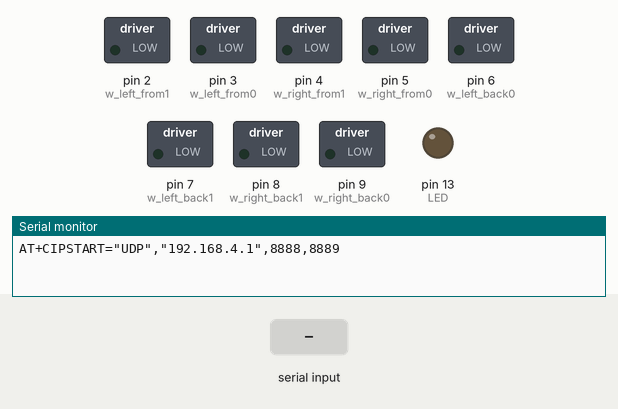
Simulated run of this sketch. Board: Arduino Uno, built with avr-gcc and run on an emulated ATmega328P. On the bench: switched loads named in the sketch (green lamp = pin HIGH), output pins drawn as LEDs (lit = HIGH), the last lines printed to the serial monitor. The inputs (shaded band) are chosen by the test bench.

Above: at 2.2 s.
2.3 s: "left\n" received over Serial
At 3.5 s:
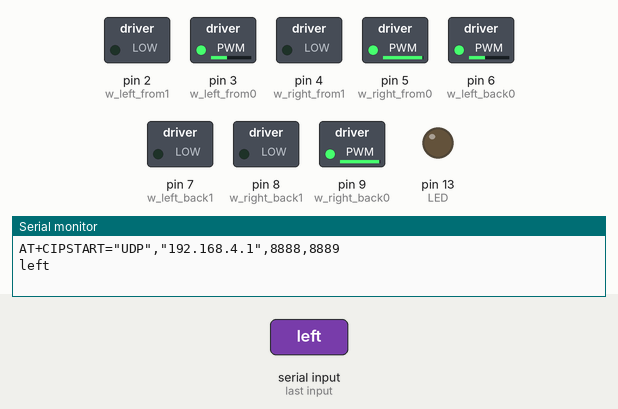
3.8 s: "right\n" received over Serial
At 4.6 s:
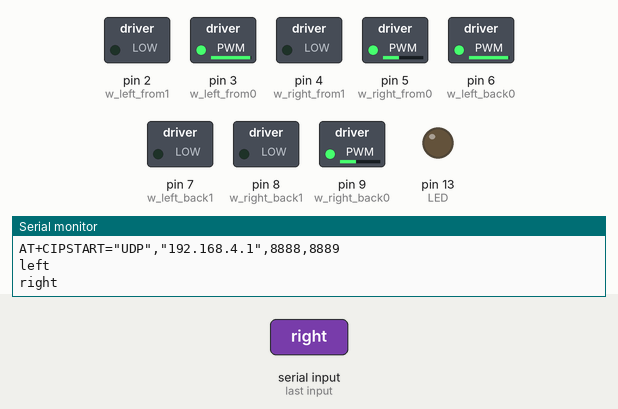
5.3 s: "from\n" received over Serial
At 5.7 s:
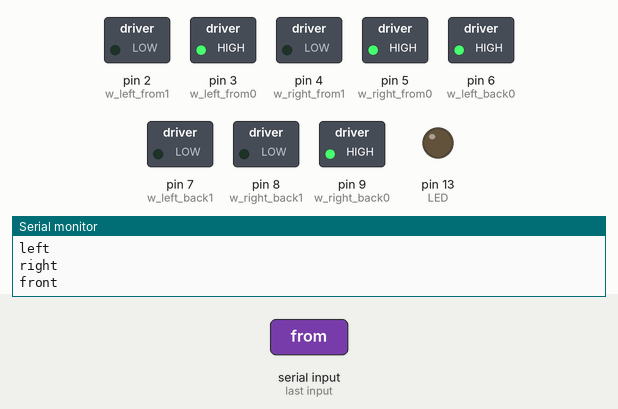
6.8 s: "back\n" received over Serial
At 8.0 s:
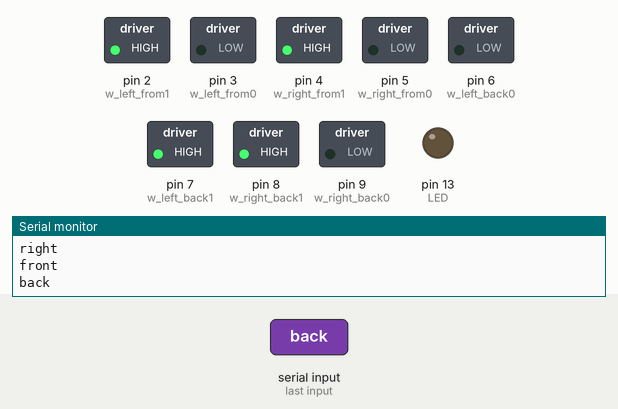
8.3 s: "on\n" received over Serial
At 9.2 s:
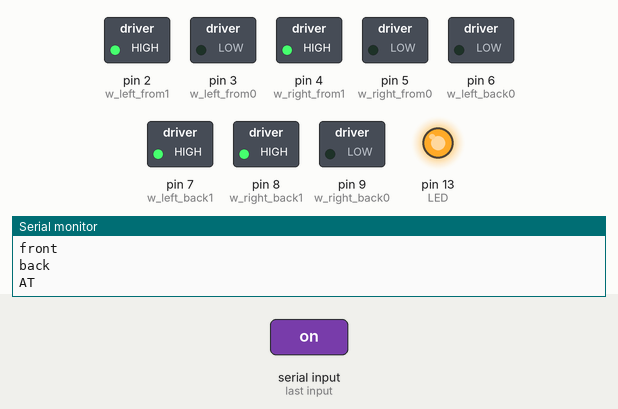
9.8 s: "stop\n" received over Serial
At 10.4 s:
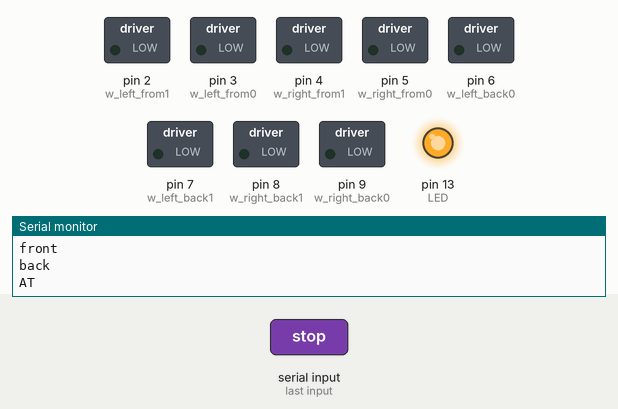
Timing chart, 0 to 12.3 s (numbered marks = the images above; inputs shaded):
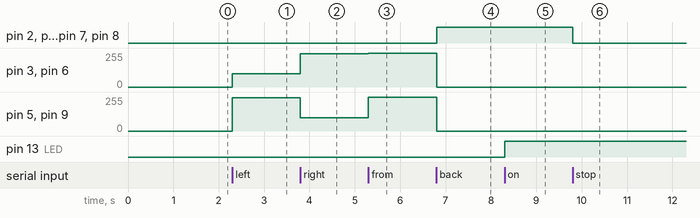

Measured:
- after the input at 2.3 s, pin 3 (w_left_from0), pin 6 (w_left_back0): 0/255 → 100/255 at once; pin 5 (w_right_from0), pin 9 (w_right_back0): 0/255 → 250/255 at once
- after the input at 3.8 s, pin 3 (w_left_from0), pin 6 (w_left_back0): 100/255 → 250/255 at once; pin 5 (w_right_from0), pin 9 (w_right_back0): 250/255 → 100/255 at once
- after the input at 5.3 s, pin 3 (w_left_from0), pin 6 (w_left_back0): 250/255 → 255/255 at once; pin 5 (w_right_from0), pin 9 (w_right_back0): 100/255 → 255/255 at once
- after the input at 6.8 s, pin 2 (w_left_from1), pin 4 (w_right_from1), pin 7 (w_left_back1), pin 8 (w_right_back1): LOW → HIGH at once; pin 3 (w_left_from0), pin 5 (w_right_from0), pin 6 (w_left_back0), pin 9 (w_right_back0): 255/255 → 0/255 at once
- after the input at 8.3 s, pin 13 (LED): LOW → HIGH at once
- after the input at 9.8 s, pin 2 (w_left_from1), pin 4 (w_right_from1), pin 7 (w_left_back1), pin 8 (w_right_back1): HIGH → LOW at once

The sketch:

SmartArduinoCar.ino
```cpp
#include <SoftwareSerial.h>

//SoftwareSerial esp(13, 12); //Rx, Tx

#define DEFAULT_SPEED 150
#define MAX_SPEED     250
#define MIN_SPEED     100
#define STOP_SPEED    0

int LED = 13;
int speed = DEFAULT_SPEED; //记录当前速度
int is_turn = 0; //记录是否转向
int is_back = 0; //记录是否向后
//轮子
int  w_left_from0  = 3;  //pwm
int  w_left_from1  = 2;
int w_right_from0  = 5;  //pwm
int w_right_from1  = 4;
int  w_left_back0  = 6;  //pwm
int  w_left_back1  = 7;
int w_right_back0  = 9;  //pwm
int w_right_back1  = 8;

void setup() {
  // put your setup code here, to run once:
  pinMode(LED, OUTPUT);
  setup_WIFI();
  setup_wheel();
  delay(1000);
}

//初始化轮子
void setup_wheel() {
  pinMode(w_left_from0, OUTPUT);
  pinMode(w_left_from1, OUTPUT);

  pinMode(w_right_from0, OUTPUT);
  pinMode(w_right_from1, OUTPUT);

  pinMode(w_left_back0, OUTPUT);
  pinMode(w_left_back1, OUTPUT);

  pinMode(w_right_back0, OUTPUT);
  pinMode(w_right_back1, OUTPUT);


//  min_speed();
}
//速度相关
void default_speed() {
  change_speed(w_left_from0, DEFAULT_SPEED);
  change_speed(w_right_from0, DEFAULT_SPEED);
  change_speed(w_left_back0, DEFAULT_SPEED);
  change_speed(w_right_back0, DEFAULT_SPEED);

  speed = DEFAULT_SPEED; //记录当前速度
}
//全速前进
void full_speed() {
  change_speed(w_left_from0, MAX_SPEED);
  change_speed(w_right_from0, MAX_SPEED);
  change_speed(w_left_back0, MAX_SPEED);
  change_speed(w_right_back0, MAX_SPEED);

  speed = MAX_SPEED; //记录当前速度
}
void stop() {
  if (is_back) { _move_front(); } //纠正当前的输出
  change_speed(w_left_from0, STOP_SPEED);
  change_speed(w_right_from0, STOP_SPEED);
  change_speed(w_left_back0, STOP_SPEED);
  change_speed(w_right_back0, STOP_SPEED);

  speed = STOP_SPEED;
}
//低速前进
void min_speed() {
  change_speed(w_left_from0, MIN_SPEED);
  change_speed(w_right_from0, MIN_SPEED);
  change_speed(w_left_back0, MIN_SPEED);
  change_speed(w_right_back0, MIN_SPEED);

  speed = MIN_SPEED; //记录当前速度
}
//设定为当前速度
void setup_current_speed() {
  change_speed(w_left_from0, speed);
  change_speed(w_right_from0, speed);
  change_speed(w_left_back0, speed);
  change_speed(w_right_back0, speed);
}
//改变速度
void change_speed(int pin, int speed) {
  analogWrite(pin, speed);
}
//设置WIFI选项
void setup_WIFI() {
  Serial.begin(115200);
  Serial.setTimeout(300);
  //Serial.print("AT+CWSAP=\"xxcar\",\"1234567890\",5,3\r\n"); //设置密码
  //Serial.print("AT+CIPMUX=0\r\n");
  //AT+CIPSTART="UDP","192.168.4.1",8888,8889 //建立UDP监听, 8888为发送端口,8889为接收端口
  //Serial.print("AT+CIPSERVER=1,8080\r\n");
  Serial.print("AT+CIPSTART=\"UDP\",\"192.168.4.1\",8888,8889\r\n");
  Serial.flush();
//  Serial.print("AT+CIPSTO=0\r\n");
//  Serial.print("AT+RST\r\n");
}
//主循环
void loop() {
   if (Serial.available() > 0) {
    String str = Serial.readStringUntil('\n');
//    Serial.println("--->" + str);
    String cmd = str.substring(str.indexOf(":") + 1);

    if      (cmd == "left") {  move_left();  Serial.println("left");}
    else if (cmd == "right") { move_right(); Serial.println("right");}
    else if (cmd == "from") {  move_front(); Serial.println("front");}
    else if (cmd == "back") {  move_back(); Serial.println("back");}
    else if (cmd == "stop") { stop(); }
    else                    {

      String subCmd = cmd.substring(0, cmd.indexOf(":") );
      if (subCmd == "speed") {
         speed = cmd.substring(cmd.indexOf(":") + 1).toInt();
         Serial.println(speed);
          setup_current_speed();

      }
    }

    if (cmd == "on") {
         digitalWrite(LED, HIGH);
         Serial.println("AT");
     }
     else if (cmd == "off") {
        digitalWrite(LED, LOW);
     }
  }
}
//方向控制
void move_left() {
  _move_left();
  is_turn = 1;
}
void move_right() {
  _move_right();
  is_turn = 1;
}
void move_back() {
  if (is_turn) {
    setup_current_speed();
    is_turn = 0;
  }
  _move_back();
  is_back = 1;
}
void move_front() {
  if (is_turn) {
    setup_current_speed();
    is_turn = 0;
  }
  _move_front();
  is_back = 0;
}

void _move_right() {
  change_speed(w_left_from0, MAX_SPEED);
  change_speed(w_left_back0, MAX_SPEED);

  change_speed(w_right_from0, MIN_SPEED);
  change_speed(w_right_back0, MIN_SPEED);
}
void _move_left() {

  change_speed(w_left_from0, MIN_SPEED);
  change_speed(w_left_back0, MIN_SPEED);

  change_speed(w_right_from0, MAX_SPEED);
  change_speed(w_right_back0, MAX_SPEED);

}
void _move_back() {
  digitalWrite(w_left_from0, LOW);
  digitalWrite(w_left_from1, HIGH);
  digitalWrite(w_right_from0, LOW);
  digitalWrite(w_right_from1, HIGH);
  digitalWrite(w_left_back0, LOW);
  digitalWrite(w_left_back1, HIGH);
  digitalWrite(w_right_back0, LOW);
  digitalWrite(w_right_back1, HIGH);
}
void _move_front() {
  digitalWrite(w_left_from0, HIGH);
  digitalWrite(w_left_from1, LOW);
  digitalWrite(w_right_from0, HIGH);
  digitalWrite(w_right_from1, LOW);
  digitalWrite(w_left_back0, HIGH);
  digitalWrite(w_left_back1, LOW);
  digitalWrite(w_right_back0, HIGH);
  digitalWrite(w_right_back1, LOW);
}
```
